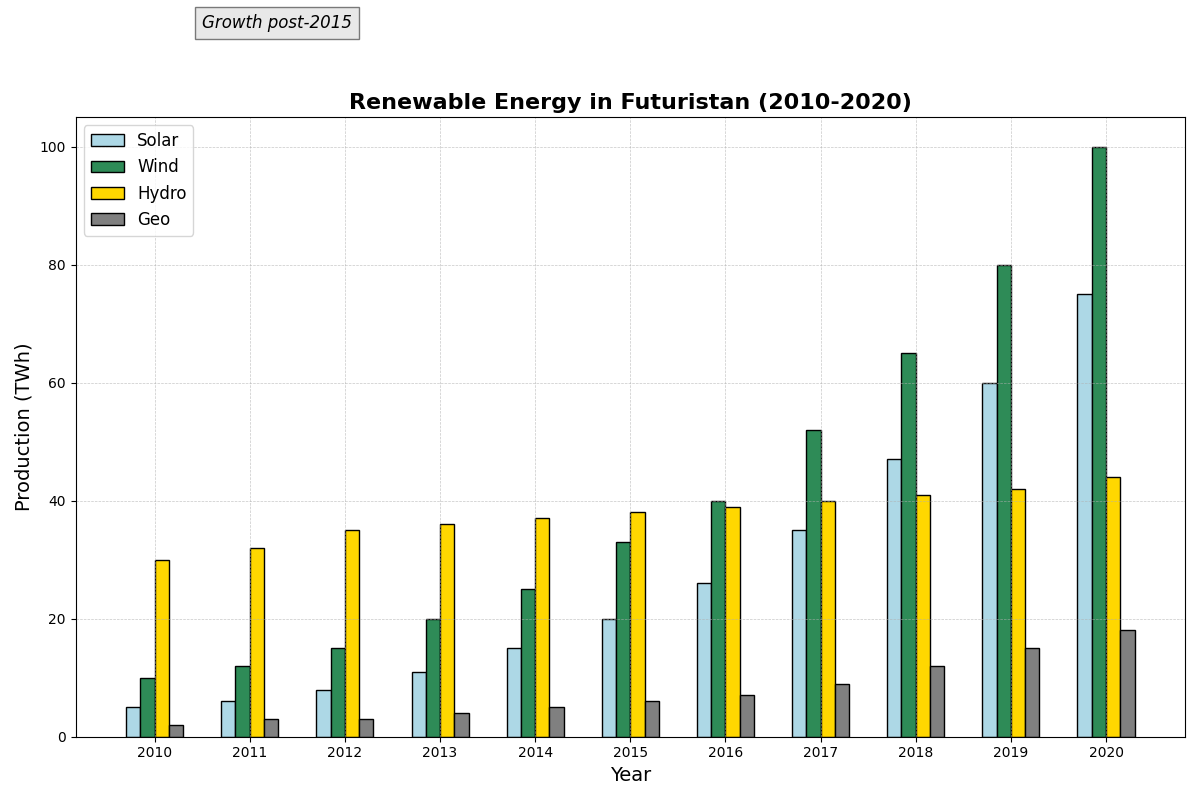

Reproduce this figure in Python.
import matplotlib.pyplot as plt
import numpy as np

years = np.arange(2010, 2021)
solar_energy = np.array([5, 6, 8, 11, 15, 20, 26, 35, 47, 60, 75])
wind_energy = np.array([10, 12, 15, 20, 25, 33, 40, 52, 65, 80, 100])
hydropower_energy = np.array([30, 32, 35, 36, 37, 38, 39, 40, 41, 42, 44])
geothermal_energy = np.array([2, 3, 3, 4, 5, 6, 7, 9, 12, 15, 18])  # New data series

fig, ax = plt.subplots(figsize=(12, 8))

bar_width = 0.15
bar_offset = np.array([-1.5, -0.5, 0.5, 1.5]) * bar_width

ax.bar(years + bar_offset[0], solar_energy, width=bar_width, label='Solar', color='lightblue', edgecolor='black')
ax.bar(years + bar_offset[1], wind_energy, width=bar_width, label='Wind', color='seagreen', edgecolor='black')
ax.bar(years + bar_offset[2], hydropower_energy, width=bar_width, label='Hydro', color='gold', edgecolor='black')
ax.bar(years + bar_offset[3], geothermal_energy, width=bar_width, label='Geo', color='gray', edgecolor='black')  # New data series added

ax.set_title('Renewable Energy in Futuristan (2010-2020)', fontsize=16, fontweight='bold')
ax.set_xlabel('Year', fontsize=14)
ax.set_ylabel('Production (TWh)', fontsize=14)
ax.set_xticks(years)
ax.set_xticklabels(years)
ax.legend(loc='upper left', fontsize=12)
ax.text(2010.5, 120, 'Growth post-2015', fontsize=12, style='italic', 
        bbox={'facecolor': 'lightgray', 'alpha': 0.5, 'pad': 5})
ax.grid(True, which='both', linestyle='--', linewidth=0.5, alpha=0.7)

plt.tight_layout()
plt.show()
